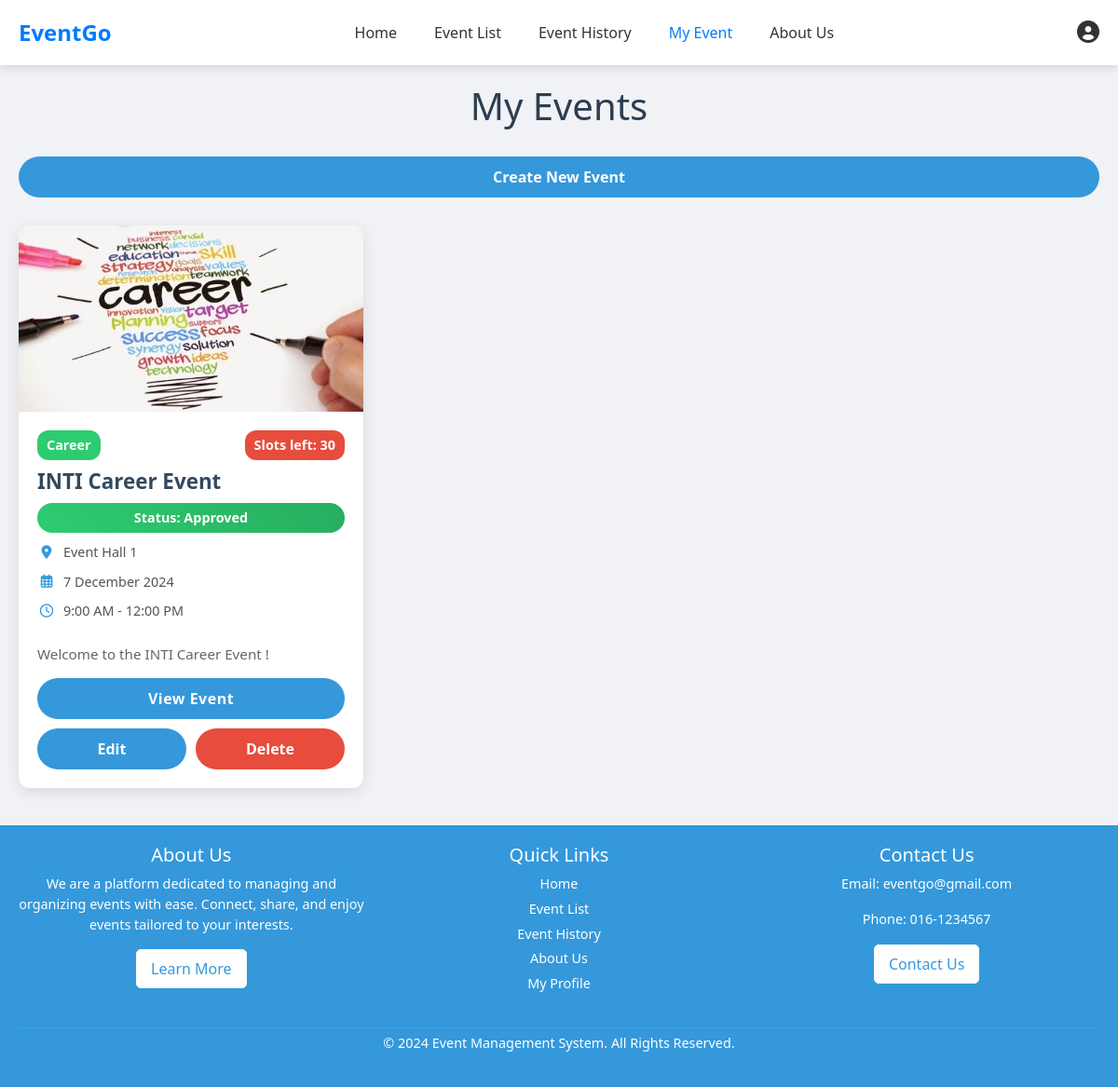
Screenshot of /my_event.php (signed in) with the database file from the repository.
### tables this page shows
CREATE TABLE `events` (
  `event_id` int(11) NOT NULL,
  `event_name` varchar(150) NOT NULL,
  `event_type` varchar(50) NOT NULL,
  `image` varchar(255) NOT NULL,
  `location` varchar(255) NOT NULL,
  `date` date NOT NULL,
  `start_time` time NOT NULL,
  `end_time` time NOT NULL,
  `description` text NOT NULL,
  `slots` int(11) NOT NULL,
  `created_by` int(11) NOT NULL,
  `status` varchar(20) NOT NULL,
  `time_created` timestamp NOT NULL DEFAULT current_timestamp()
);

### my_event.php (the view, shortened to what this page needs)
<?php
include 'header.php';
$user_id = $_SESSION['user_id'];
$query = "SELECT * FROM events
          WHERE created_by = ?
          ORDER BY time_created DESC";
$stmt = $conn->prepare($query);
$stmt->bind_param("i", $user_id);
$stmt->execute();
$result = $stmt->get_result();
?>
<!DOCTYPE html>
<html lang="en">
<head>
    <link rel="stylesheet" href="https://cdnjs.cloudflare.com/ajax/libs/font-awesome/6.0.0-beta3/css/all.min.css">
    <link href="https://cdn.jsdelivr.net/npm/bootstrap@5.2.1/dist/css/bootstrap.min.css" rel="stylesheet">
</head>
<body>
    <div class="container">
        <h1>My Events</h1>
        <a href="create_event.php" class="create-event-button">Create New Event</a>
        <div class="event-list">
            <?php if ($result->num_rows > 0): ?>
                <?php while ($event = $result->fetch_assoc()): ?>
                    <div class="event-card">
                        <img src="uploads/<?php echo $event['image']; ?>" alt="<?php echo $event['event_name']; ?>" class="event-image">
                        <div class="event-details">
                            <div class="event-header">
                                <span class="event-type"><?php echo $event['event_type']; ?></span>
                                <span class="event-slots">Slots left: <?php echo $event['slots']; ?></span>
                            </div>
                            <h2 class="event-name"><?php echo $event['event_name']; ?></h2>
                            <div class="event-status <?php echo 'status-' . strtolower($event['status']); ?>">
                                Status: <?php echo ($event['status']); ?>
                            </div>
                            <p class="event-info"><i class="fas fa-map-marker-alt"></i> <?php echo $event['location']; ?></p>
                            <p class="event-info"><i class="far fa-calendar-alt"></i> <?php echo date("j F Y", strtotime($event['date'])); ?></p>
                            <p class="event-info"><i class="far fa-clock "></i> <?php echo date("g:i A", strtotime($event['start_time'])); ?> - <?php echo date("g:i A", strtotime($event['end_time'])); ?></p>
                            <p class="event-description"><?php echo $event['description']; ?></p>
                            <button class="view-more">
                                <a href="my_event_view.php?id=<?php echo $event['event_id']; ?>">View Event</a>
                            </button>
                            <div class="event-actions">
                                <a href="edit_event.php?id=<?php echo $event['event_id']; ?>" class="edit-button">Edit</a>
                                <a href="delete_event.php?id=<?php echo $event['event_id']; ?>" class="delete-button" onclick="return confirm('Are you sure you want to delete this event?');">Delete</a>
                            </div>
                        </div>
                    </div>
                <?php endwhile; ?>
            <?php else: ?>
                <p class="no-events-message">No events found. <a href="create_event.php">Create a new event</a>.</p>
            <?php endif; ?>
        </div>
    </div>
</body>
</html>
<?php
include "footer.php";
?>

### header.php (style rules this page uses)
body { font-family: 'Segoe UI', Tahoma, Geneva, Verdana, sans-serif; margin: 0; padding: 0; background-color: #f5f5f5; }

### my_event.php (style rules this page uses)
body,html { margin: 0; padding: 0; height: 100%; display: flex; flex-direction: column; font-family: 'Segoe UI', Tahoma, Geneva, Verdana, sans-serif; background-color: #f0f2f5; color: #333; }
.container { flex: 1; max-width: 1200px; margin: 0 auto; padding: 20px; }
h1 { text-align: center; font-size: 2.5em; margin-bottom: 30px; color: #2c3e50; }
.create-event-button { display: block; text-align: center; background-color: #3498db !important; color: white !important; padding: 10px 20px; border-radius: 25px; text-decoration: none; margin-bottom: 30px; font-weight: bold; transition: background-color 0.3s ease; }
.event-list { display: grid; grid-template-columns: repeat(3, 1fr); gap: 25px; }
.event-card { background-color: #fff; border-radius: 12px; box-shadow: 0 4px 15px rgba(0, 0, 0, 0.1); display: flex; flex-direction: column; justify-content: space-between; transition: transform 0.3s ease, box-shadow 0.3s ease; }
.event-image { width: 100%; height: 200px; object-fit: cover no-repeat; border-radius: 12px 12px 0 0; }
.event-details { padding: 20px; display: flex; flex-direction: column; flex-grow: 1; }
.event-header { display: flex; justify-content: space-between; align-items: center; margin-bottom: 10px; }
.event-type { background-color: #2ecc71; color: white; padding: 5px 10px; border-radius: 12px; font-size: 0.9em; font-weight: bold; }
.event-slots { background-color: #e74c3c; color: white; padding: 5px 10px; border-radius: 12px; font-size: 0.9em; font-weight: bold; }
.event-name { font-size: 1.4em; font-weight: bold; margin: 0 0 10px 0; color: #34495e; }
.event-info { display: flex; align-items: center; margin-bottom: 10px; font-size: 0.9em; color: #555; }
.event-info i { margin-right: 8px; color: #3498db; width: 20px; text-align: center; }
.event-description { font-size: 0.95em; color: #666; margin: 15px 0; line-height: 1.4; flex-grow: 1; display: -webkit-box; -webkit-line-clamp: 2; -webkit-box-orient: vertical; overflow: hidden; text-overflow: ellipsis; }
.view-more { background-color: #3498db !important; color: white !important; border: none; padding: 10px 20px; border-radius: 25px; cursor: pointer; transition: background-color 0.3s ease; font-weight: bold; letter-spacing: 0.5px; margin-top: auto; text-align: center; }
.view-more a { text-decoration: none; color: white !important; }
.event-status { display: inline-block; padding: 5px 15px; font-size: 0.9em; font-weight: bold; text-align: center; border-radius: 20px; margin-bottom: 10px; color: white; }
.status-approved { background: linear-gradient(45deg, #2ecc71, #27ae60); }
.event-actions { display: flex; justify-content: space-between; gap: 10px; padding-top: 10px; }
.edit-button, .delete-button { flex: 1; text-align: center; background-color: #3498db !important; color: white !important; padding: 10px; border-radius: 25px; text-decoration: none; font-weight: bold; transition: background-color 0.3s ease; }
.delete-button { background-color: #e74c3c !important; }

### rows the page displays
events: image (picture), event_type "Career", slots "30", event_name "INTI Career Event", status "Approved", location "Event Hall 1", date "7 December 2024", start_time "9:00 AM", end_time "12:00 PM", description "Welcome to the INTI Career Event !"
